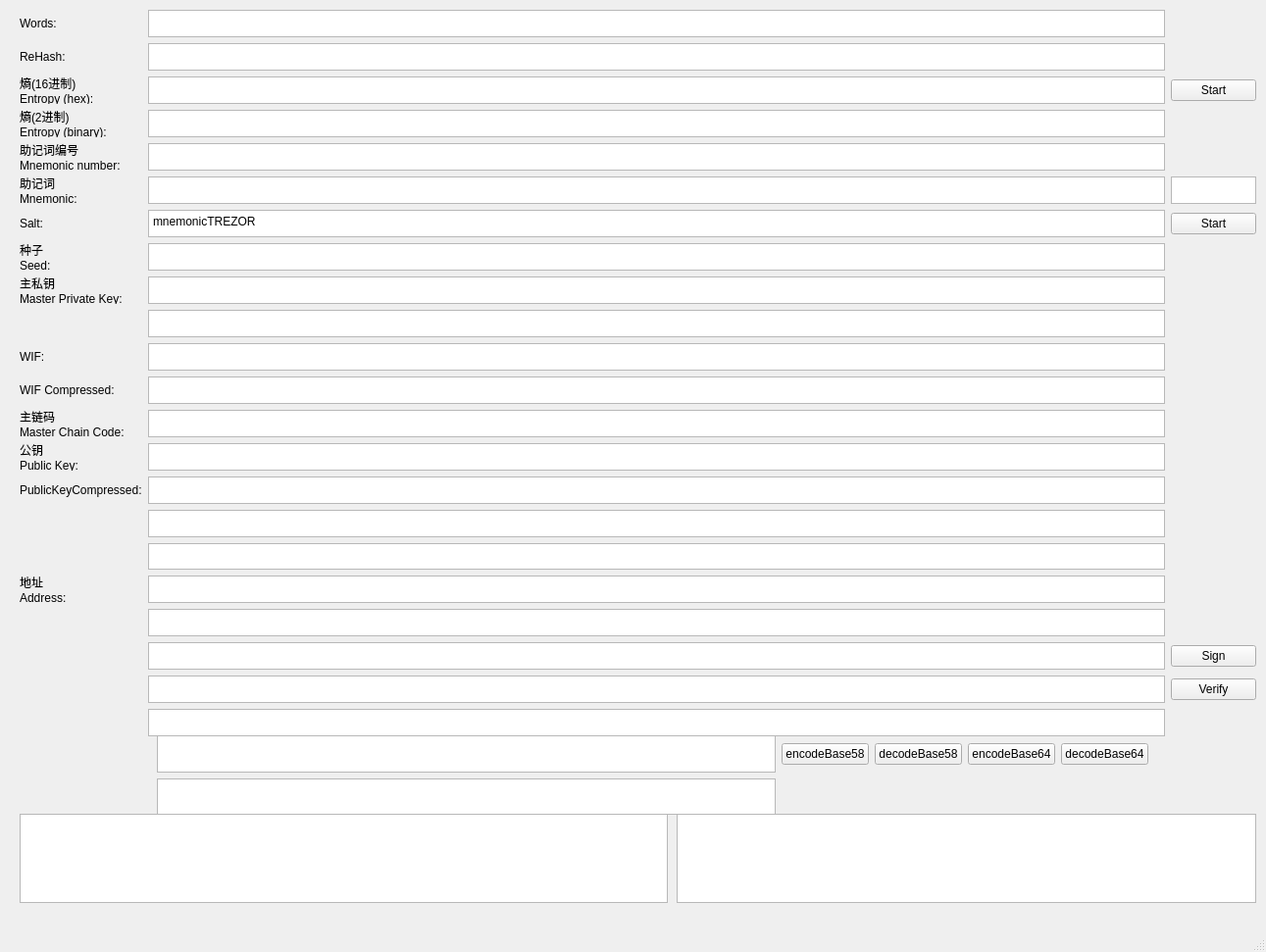
<?xml version="1.0" encoding="UTF-8"?>
<ui version="4.0">
 <class>MainWindow</class>
 <widget class="QMainWindow" name="MainWindow">
  <property name="geometry">
   <rect>
    <x>0</x>
    <y>0</y>
    <width>1291</width>
    <height>971</height>
   </rect>
  </property>
  <property name="windowTitle">
   <string>Mnemonic Private Key Converter</string>
  </property>
  <widget class="QWidget" name="centralwidget">
   <widget class="QWidget" name="gridWidget" native="true">
    <property name="geometry">
     <rect>
      <x>20</x>
      <y>10</y>
      <width>1261</width>
      <height>741</height>
     </rect>
    </property>
    <layout class="QGridLayout" name="gridLayout">
     <item row="25" column="2">
      <widget class="QPushButton" name="Sign">
       <property name="text">
        <string>Sign</string>
       </property>
      </widget>
     </item>
     <item row="10" column="1">
      <widget class="QTextEdit" name="masterPrivateKey"/>
     </item>
     <item row="19" column="0">
      <widget class="QLabel" name="label_11">
       <property name="text">
        <string>PublicKeyCompressed:</string>
       </property>
       <property name="wordWrap">
        <bool>true</bool>
       </property>
      </widget>
     </item>
     <item row="1" column="1">
      <widget class="QTextEdit" name="rehash"/>
     </item>
     <item row="6" column="1">
      <widget class="QTextEdit" name="salt">
       <property name="toolTip">
        <string>passphrase</string>
       </property>
       <property name="html">
        <string>&lt;!DOCTYPE HTML PUBLIC &quot;-//W3C//DTD HTML 4.0//EN&quot; &quot;http://www.w3.org/TR/REC-html40/strict.dtd&quot;&gt;
&lt;html&gt;&lt;head&gt;&lt;meta name=&quot;qrichtext&quot; content=&quot;1&quot; /&gt;&lt;meta charset=&quot;utf-8&quot; /&gt;&lt;style type=&quot;text/css&quot;&gt;
p, li { white-space: pre-wrap; }
&lt;/style&gt;&lt;/head&gt;&lt;body style=&quot; font-family:'Sans Serif'; font-size:9pt; font-weight:400; font-style:normal;&quot;&gt;
&lt;p style=&quot; margin-top:0px; margin-bottom:0px; margin-left:0px; margin-right:0px; -qt-block-indent:0; text-indent:0px;&quot;&gt;mnemonicTREZOR&lt;/p&gt;&lt;/body&gt;&lt;/html&gt;</string>
       </property>
      </widget>
     </item>
     <item row="4" column="1">
      <widget class="QTextEdit" name="mnemonicNumber"/>
     </item>
     <item row="5" column="0">
      <widget class="QLabel" name="label_2">
       <property name="text">
        <string>助记词
Mnemonic:</string>
       </property>
       <property name="wordWrap">
        <bool>true</bool>
       </property>
      </widget>
     </item>
     <item row="1" column="0">
      <widget class="QLabel" name="label_13">
       <property name="text">
        <string>ReHash:</string>
       </property>
       <property name="textFormat">
        <enum>Qt::PlainText</enum>
       </property>
       <property name="wordWrap">
        <bool>true</bool>
       </property>
      </widget>
     </item>
     <item row="12" column="0">
      <widget class="QLabel" name="label_10">
       <property name="text">
        <string>WIF:</string>
       </property>
       <property name="wordWrap">
        <bool>true</bool>
       </property>
      </widget>
     </item>
     <item row="5" column="2">
      <widget class="QTextEdit" name="numMnem">
       <property name="maximumSize">
        <size>
         <width>87</width>
         <height>16777215</height>
        </size>
       </property>
       <property name="toolTip">
        <string>助记词数量</string>
       </property>
      </widget>
     </item>
     <item row="27" column="1">
      <widget class="QTextEdit" name="msgr">
       <property name="enabled">
        <bool>true</bool>
       </property>
       <property name="readOnly">
        <bool>false</bool>
       </property>
      </widget>
     </item>
     <item row="6" column="0">
      <widget class="QLabel" name="label_5">
       <property name="text">
        <string>Salt:</string>
       </property>
       <property name="wordWrap">
        <bool>true</bool>
       </property>
      </widget>
     </item>
     <item row="26" column="2">
      <widget class="QPushButton" name="verify">
       <property name="text">
        <string>Verify</string>
       </property>
      </widget>
     </item>
     <item row="4" column="0">
      <widget class="QLabel" name="label_3">
       <property name="text">
        <string>助记词编号
Mnemonic number:</string>
       </property>
       <property name="textFormat">
        <enum>Qt::PlainText</enum>
       </property>
       <property name="wordWrap">
        <bool>true</bool>
       </property>
      </widget>
     </item>
     <item row="8" column="1">
      <widget class="QTextEdit" name="seed"/>
     </item>
     <item row="6" column="2">
      <widget class="QPushButton" name="Start2">
       <property name="text">
        <string>Start</string>
       </property>
      </widget>
     </item>
     <item row="21" column="1">
      <widget class="QTextEdit" name="sPublicKeyC">
       <property name="enabled">
        <bool>true</bool>
       </property>
       <property name="readOnly">
        <bool>true</bool>
       </property>
      </widget>
     </item>
     <item row="3" column="1">
      <widget class="QTextEdit" name="entropyBinary"/>
     </item>
     <item row="12" column="1">
      <widget class="QTextEdit" name="wIF"/>
     </item>
     <item row="10" column="0">
      <widget class="QLabel" name="lMasterPrivateKey">
       <property name="text">
        <string>主私钥
Master Private Key:</string>
       </property>
       <property name="wordWrap">
        <bool>true</bool>
       </property>
      </widget>
     </item>
     <item row="2" column="2">
      <widget class="QPushButton" name="Start">
       <property name="text">
        <string>Start</string>
       </property>
      </widget>
     </item>
     <item row="19" column="1">
      <widget class="QTextEdit" name="publicKeyCOMPRESSED"/>
     </item>
     <item row="17" column="0">
      <widget class="QLabel" name="label_8">
       <property name="text">
        <string>公钥
Public Key:</string>
       </property>
       <property name="wordWrap">
        <bool>true</bool>
       </property>
      </widget>
     </item>
     <item row="14" column="1">
      <widget class="QTextEdit" name="chainCode"/>
     </item>
     <item row="0" column="1">
      <widget class="QTextEdit" name="words"/>
     </item>
     <item row="24" column="1">
      <widget class="QTextEdit" name="sAddr1">
       <property name="enabled">
        <bool>true</bool>
       </property>
       <property name="readOnly">
        <bool>true</bool>
       </property>
      </widget>
     </item>
     <item row="22" column="0">
      <widget class="QLabel" name="label_9">
       <property name="text">
        <string>地址
Address:</string>
       </property>
       <property name="wordWrap">
        <bool>true</bool>
       </property>
      </widget>
     </item>
     <item row="20" column="1">
      <widget class="QTextEdit" name="sPublicKey">
       <property name="enabled">
        <bool>true</bool>
       </property>
       <property name="readOnly">
        <bool>true</bool>
       </property>
      </widget>
     </item>
     <item row="11" column="1">
      <widget class="QTextEdit" name="wIFDecode"/>
     </item>
     <item row="17" column="1">
      <widget class="QTextEdit" name="publicKey"/>
     </item>
     <item row="3" column="0">
      <widget class="QLabel" name="label_6">
       <property name="text">
        <string>熵(2进制)
Entropy (binary):</string>
       </property>
       <property name="textFormat">
        <enum>Qt::PlainText</enum>
       </property>
       <property name="wordWrap">
        <bool>true</bool>
       </property>
      </widget>
     </item>
     <item row="14" column="0">
      <widget class="QLabel" name="label_7">
       <property name="text">
        <string>主链码
Master Chain Code:</string>
       </property>
       <property name="wordWrap">
        <bool>true</bool>
       </property>
      </widget>
     </item>
     <item row="5" column="1">
      <widget class="QTextEdit" name="mnemonic"/>
     </item>
     <item row="0" column="0">
      <widget class="QLabel" name="label_12">
       <property name="text">
        <string>Words:</string>
       </property>
       <property name="textFormat">
        <enum>Qt::PlainText</enum>
       </property>
       <property name="wordWrap">
        <bool>true</bool>
       </property>
      </widget>
     </item>
     <item row="2" column="0">
      <widget class="QLabel" name="label">
       <property name="text">
        <string>熵(16进制)
Entropy (hex):</string>
       </property>
       <property name="textFormat">
        <enum>Qt::PlainText</enum>
       </property>
       <property name="wordWrap">
        <bool>true</bool>
       </property>
      </widget>
     </item>
     <item row="8" column="0">
      <widget class="QLabel" name="label_4">
       <property name="text">
        <string>种子
Seed:</string>
       </property>
       <property name="wordWrap">
        <bool>true</bool>
       </property>
      </widget>
     </item>
     <item row="26" column="1">
      <widget class="QTextEdit" name="sig">
       <property name="enabled">
        <bool>true</bool>
       </property>
       <property name="readOnly">
        <bool>false</bool>
       </property>
      </widget>
     </item>
     <item row="22" column="1">
      <widget class="QTextEdit" name="addr">
       <property name="enabled">
        <bool>true</bool>
       </property>
      </widget>
     </item>
     <item row="2" column="1">
      <widget class="QTextEdit" name="entropyHex"/>
     </item>
     <item row="25" column="1">
      <widget class="QTextEdit" name="msg">
       <property name="enabled">
        <bool>true</bool>
       </property>
       <property name="readOnly">
        <bool>false</bool>
       </property>
      </widget>
     </item>
     <item row="13" column="1">
      <widget class="QTextEdit" name="wIFCompressed"/>
     </item>
     <item row="13" column="0">
      <widget class="QLabel" name="label_14">
       <property name="text">
        <string>WIF Compressed:</string>
       </property>
       <property name="wordWrap">
        <bool>true</bool>
       </property>
      </widget>
     </item>
    </layout>
   </widget>
   <widget class="QWidget" name="gridWidget" native="true">
    <property name="geometry">
     <rect>
      <x>160</x>
      <y>750</y>
      <width>1011</width>
      <height>81</height>
     </rect>
    </property>
    <layout class="QGridLayout" name="gridLayout_2">
     <item row="0" column="3">
      <widget class="QPushButton" name="pushButton_3">
       <property name="text">
        <string>encodeBase64</string>
       </property>
      </widget>
     </item>
     <item row="1" column="0">
      <widget class="QTextEdit" name="textEdit"/>
     </item>
     <item row="0" column="1">
      <widget class="QPushButton" name="pushButton">
       <property name="text">
        <string>encodeBase58</string>
       </property>
      </widget>
     </item>
     <item row="0" column="0">
      <widget class="QTextEdit" name="msge">
       <property name="enabled">
        <bool>true</bool>
       </property>
       <property name="readOnly">
        <bool>false</bool>
       </property>
      </widget>
     </item>
     <item row="0" column="2">
      <widget class="QPushButton" name="pushButton_2">
       <property name="text">
        <string>decodeBase58</string>
       </property>
      </widget>
     </item>
     <item row="0" column="4">
      <widget class="QPushButton" name="pushButton_4">
       <property name="text">
        <string>decodeBase64</string>
       </property>
      </widget>
     </item>
    </layout>
   </widget>
   <widget class="QTextEdit" name="msge_2">
    <property name="enabled">
     <bool>true</bool>
    </property>
    <property name="geometry">
     <rect>
      <x>20</x>
      <y>830</y>
      <width>661</width>
      <height>91</height>
     </rect>
    </property>
    <property name="readOnly">
     <bool>false</bool>
    </property>
   </widget>
   <widget class="QTextEdit" name="msge_3">
    <property name="enabled">
     <bool>true</bool>
    </property>
    <property name="geometry">
     <rect>
      <x>690</x>
      <y>830</y>
      <width>591</width>
      <height>91</height>
     </rect>
    </property>
    <property name="readOnly">
     <bool>false</bool>
    </property>
   </widget>
  </widget>
  <widget class="QMenuBar" name="menubar">
   <property name="geometry">
    <rect>
     <x>0</x>
     <y>0</y>
     <width>1291</width>
     <height>23</height>
    </rect>
   </property>
  </widget>
  <widget class="QStatusBar" name="statusbar"/>
 </widget>
 <resources/>
 <connections/>
</ui>
